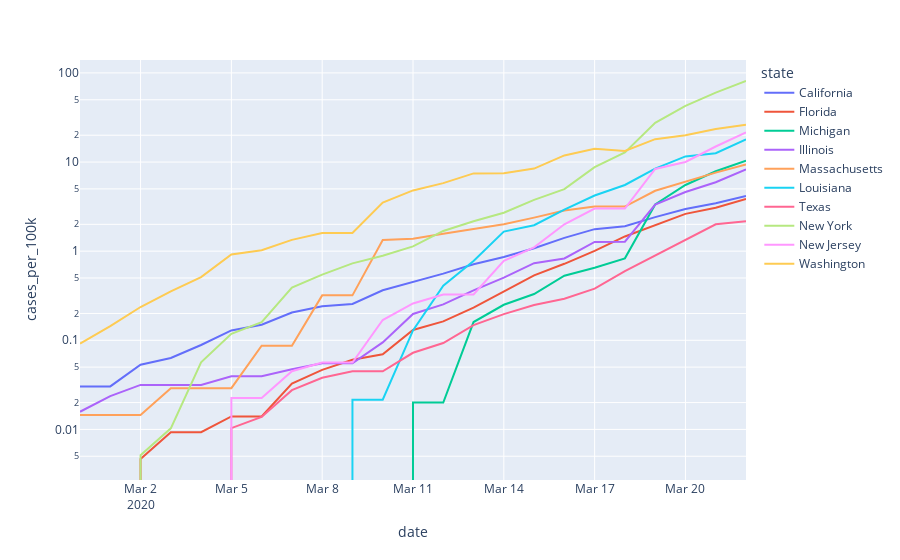
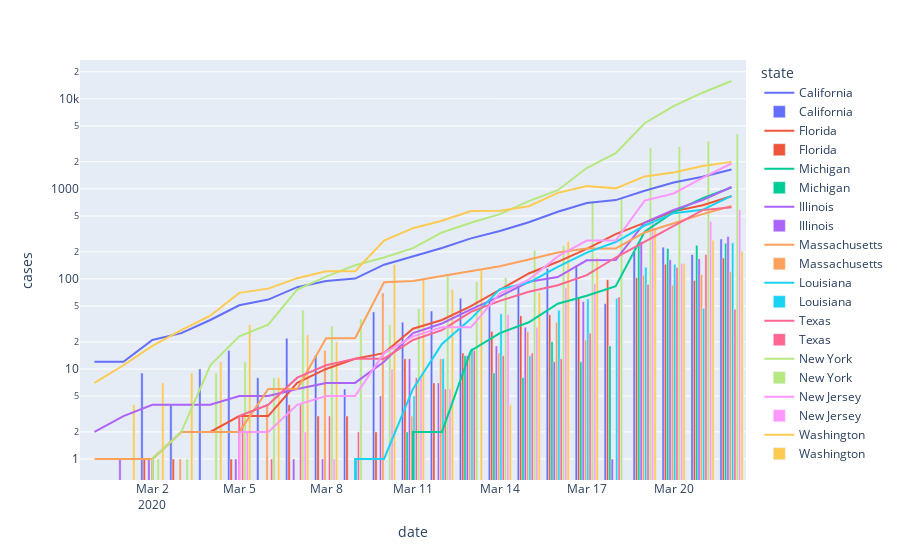
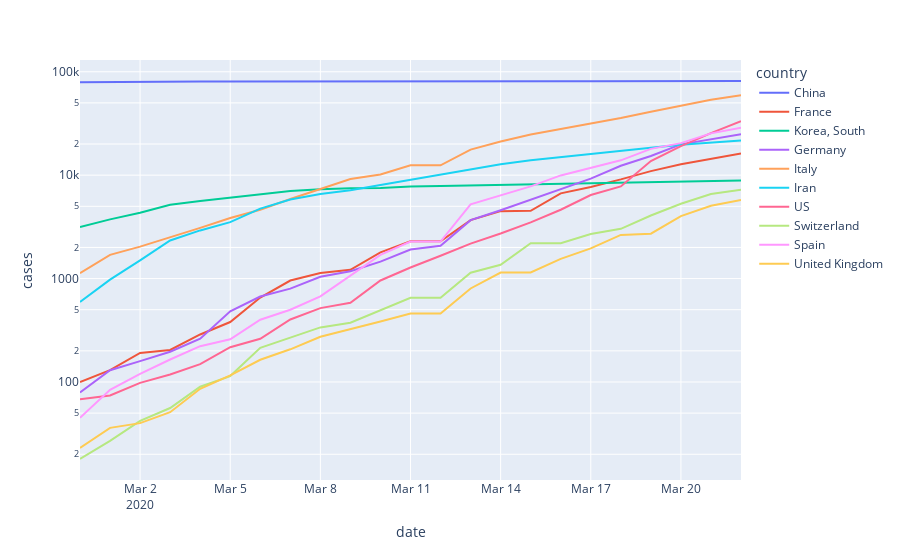
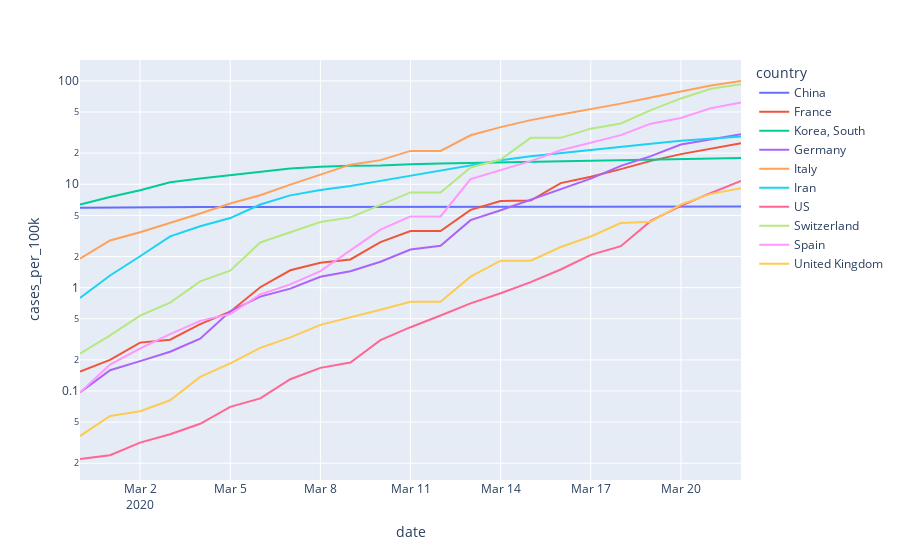

The notebook cell these images were saved under, in order:
### Code cell
if EXPORT and not os.path.exists("plots"):
    os.mkdir("plots")

pretty_date = dt.datetime.utcnow().strftime("%Y-%m-%d")

state_cases = covidly(scary_cases, y="cases_per_100k", log_y=True)
if EXPORT:
    state_cases.write_image(f"plots/{pretty_date}-us_cases_per_100k_lines.png")
state_cases.show()

state_cases_lbars = covidly_overlay(scary_cases, y="cases", log_y=True)
if EXPORT:
    state_cases_lbars.write_image(f"plots/{pretty_date}-us_cases_lines_bars.png")
state_cases_lbars.show()


# state_cases_bars = covidly_bars(scary_cases, height=300)
# if EXPORT:
#     state_cases_bars.write_image(f"plots/{pretty_date}-us_cases_bars.png")
# state_cases_bars.show()


world = covidly(scary_country_cases, y="cases", color="country", log_y=True)
if EXPORT:
    world.write_image(f"plots/{pretty_date}-world_cases_lines.png")
world.show()

world_per = covidly(
    scary_country_cases, y="cases_per_100k", color="country", log_y=True
)
if EXPORT:
    world_per.write_image(f"plots/{pretty_date}-world_cases_per_100k_lines.png")
world_per.show()
